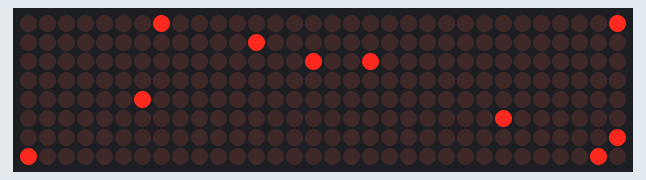
This program was run on a simulated MicroPython board. Parts: 32×8 LED matrix. Random numbers come from a fixed seed; library files of the repository ran but are not shown: max7219.py.

Above: at 0.1 s.
At 5.1 s:
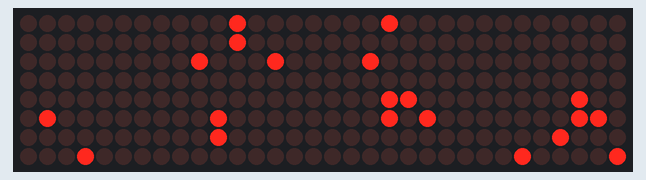
At 10.1 s:
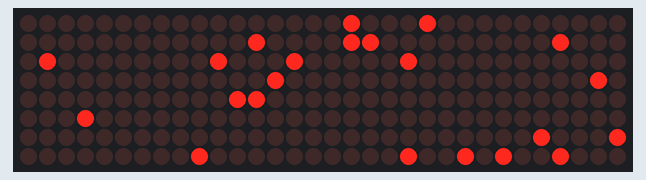
At 19.8 s:
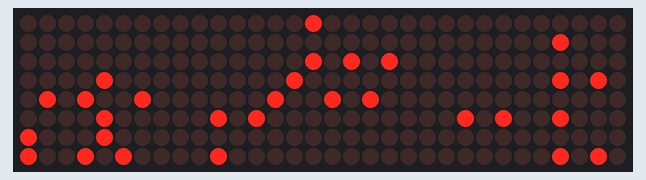
At 29.4 s:
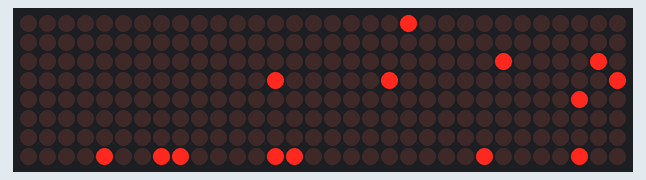
At 39.5 s:
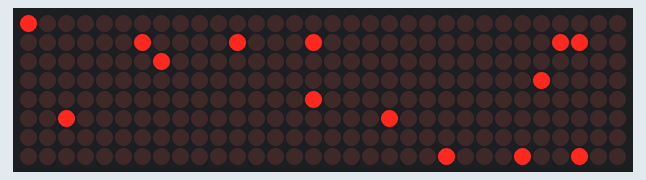

The program:

GameOfLife.py
```python
'''
The script implements a simple particle-system simulation on an 8×32 MAX7219 display.

Each particle:

has a position (x, y),
performs a random walk,
stores its own age counter.

During each iteration:

All particles move randomly by:
-1, 0, or +1 in the X direction,
-1, 0, or +1 in the Y direction.
After movement, collisions are checked:
if multiple particles occupy the same pixel,
all of them annihilate and are removed.
Every surviving particle increases its age.
After surviving 10 cycles:
a particle reproduces,
a new particle is spawned at distance 2 from the parent,
the parent age counter is reset.
The current state of the system is rendered on the display.

Additionally:

particles are constrained to the 32×8 display boundaries,
if the entire population disappears, a new random population is generated automatically.

The system behaves as a simplified model of:

diffusion,
annihilation reactions,
reproduction,
dynamic population equilibrium.
'''


from machine import Pin, SPI
import max7219
import time
import random

# =====================================
# MAX7219 INIT
# =====================================

spi = SPI(
    0,
    baudrate=10000000,
    polarity=1,
    phase=0,
    sck=Pin(2),
    mosi=Pin(3)
)

cs = Pin(5, Pin.OUT)

display = max7219.Matrix8x8(spi, cs, 4)

display.brightness(2)

# =====================================
# DISPLAY SIZE
# =====================================

WIDTH = 32
HEIGHT = 8

# =====================================
# SETTINGS
# =====================================

NUM_PARTICLES = 10

BIRTH_AFTER = 10

# =====================================
# CREATE PARTICLES
# particle = [x, y, age]
# =====================================

particles = []

for i in range(NUM_PARTICLES):

    x = random.randint(0, WIDTH - 1)
    y = random.randint(0, HEIGHT - 1)

    particles.append([x, y, 0])

# =====================================
# MAIN LOOP
# =====================================

while True:

    # =================================
    # MOVE PARTICLES
    # =================================

    moved_particles = []

    for particle in particles:

        x = particle[0]
        y = particle[1]
        age = particle[2]

        # losowy ruch

        dx = random.choice([-1, 0, 1])
        dy = random.choice([-1, 0, 1])

        x += dx
        y += dy

        # ograniczenie do ekranu

        if x < 0:
            x = 0

        if x >= WIDTH:
            x = WIDTH - 1

        if y < 0:
            y = 0

        if y >= HEIGHT:
            y = HEIGHT - 1

        moved_particles.append([x, y, age + 1])

    # =================================
    # ANNIHILATION
    # =================================

    counts = {}

    for p in moved_particles:

        pos = (p[0], p[1])

        if pos in counts:
            counts[pos] += 1
        else:
            counts[pos] = 1

    survivors = []

    for p in moved_particles:

        pos = (p[0], p[1])

        # przeżywają tylko samotne

        if counts[pos] == 1:
            survivors.append(p)

    particles = survivors

    # =================================
    # REPRODUCTION
    # =================================

    newborns = []

    for p in particles:

        x = p[0]
        y = p[1]
        age = p[2]

        # narodziny po 10 cyklach

        if age >= BIRTH_AFTER:

            # reset wieku rodzica

            p[2] = 0

            # nowe dziecko w odległości 2

            dx = random.choice([-2, 0, 2])
            dy = random.choice([-2, 0, 2])

            nx = x + dx
            ny = y + dy

            # ograniczenia ekranu

            if nx < 0:
                nx = 0

            if nx >= WIDTH:
                nx = WIDTH - 1

            if ny < 0:
                ny = 0

            if ny >= HEIGHT:
                ny = HEIGHT - 1

            newborns.append([nx, ny, 0])

    # dodanie nowych cząstek

    particles.extend(newborns)

    # =================================
    # DRAW
    # =================================

    display.fill(0)

    for p in particles:

        display.pixel(p[0], p[1], 1)

    display.show()

    # =================================
    # AUTO RESET IF EMPTY
    # =================================

    if len(particles) == 0:

        for i in range(NUM_PARTICLES):

            x = random.randint(0, WIDTH - 1)
            y = random.randint(0, HEIGHT - 1)

            particles.append([x, y, 0])

    time.sleep(0.5)
```

Measured:
- what the display in image 1 shows lasts 0.6 s, from 5.0 s to 5.6 s
